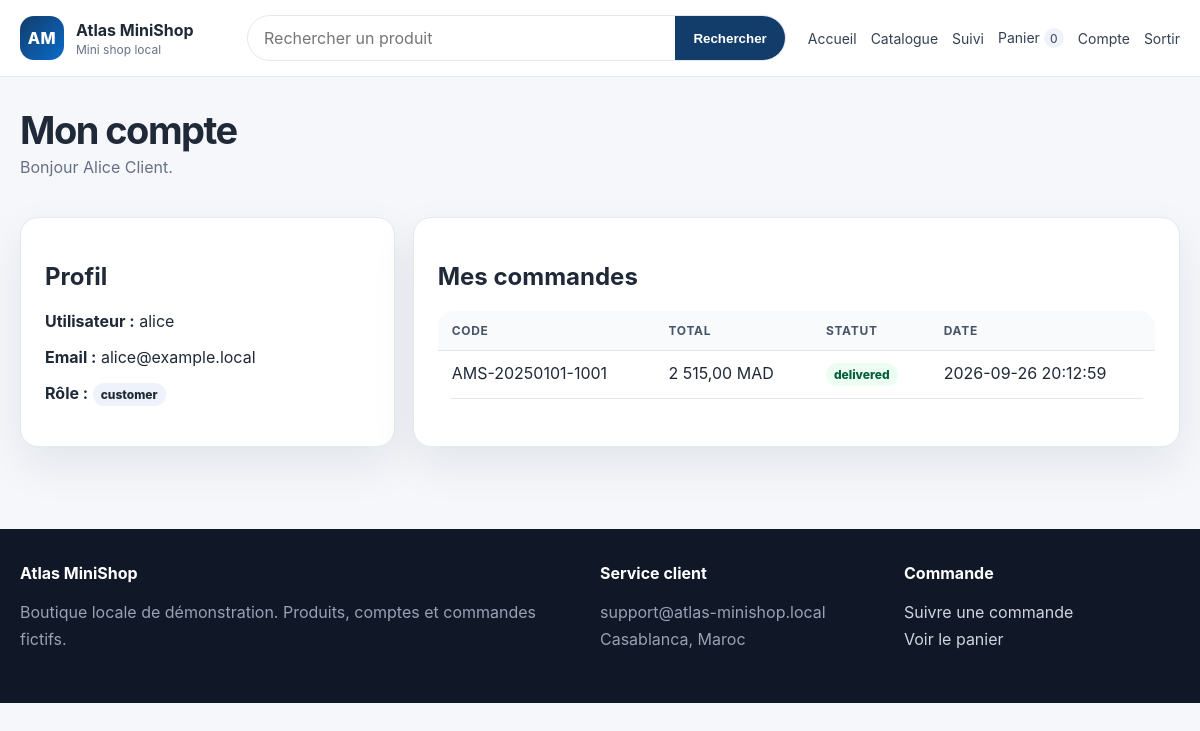
The app's page /account.php (signed in) with its own data.
### tables this page shows
CREATE TABLE orders (
    id INT AUTO_INCREMENT PRIMARY KEY,
    order_code VARCHAR(60) NOT NULL UNIQUE,
    user_id INT NULL,
    customer_name VARCHAR(180) NOT NULL,
    email VARCHAR(180) NOT NULL,
    phone VARCHAR(50) NOT NULL,
    address TEXT NOT NULL,
    notes TEXT,
    total_amount DECIMAL(10,2) NOT NULL,
    status ENUM('processing', 'shipped', 'delivered', 'cancelled') NOT NULL DEFAULT 'processing',
    created_at DATETIME NOT NULL DEFAULT CURRENT_TIMESTAMP,
    CONSTRAINT fk_orders_user FOREIGN KEY (user_id) REFERENCES users(id) ON DELETE SET NULL
);

### includes/helpers.php (called while the page is built, shortened)
<?php
require_once __DIR__ . '/../config/db.php';
function e($value): string
{
    return htmlspecialchars((string)$value, ENT_QUOTES, 'UTF-8');
}
function money($value): string
{
    return number_format((float)$value, 2, ',', ' ') . ' MAD';
}
function current_user(): ?array
{
    return $_SESSION['user'] ?? null;
}
    ?>

### config/db.php (called while the page is built, shortened)
<?php
$conn = mysqli_connect(DB_HOST, DB_USER, DB_PASS, DB_NAME, DB_PORT);
mysqli_set_charset($conn, 'utf8mb4');
mysqli_query($conn, "SET time_zone='+00:00'");
function db_query(string $sql)
{
    global $conn;
    $result = mysqli_query($conn, $sql);
    return $result;
}
function db_all(string $sql): array
{
    $rows = [];
    $result = db_query($sql);
    if ($result) {
        while ($row = mysqli_fetch_assoc($result)) {
            $rows[] = $row;
        }
    }
    return $rows;
}

### account.php (the view, shortened to what this page needs)
<?php
require_once __DIR__ . '/includes/header.php';
$user = current_user();
$orders = db_all("SELECT id, order_code, total_amount, status, created_at
                  FROM orders
                  WHERE user_id = " . $user['id'] . "
                  ORDER BY created_at DESC");
?>
<section class="page-title">
    <div class="container">
        <h1>Mon compte</h1>
        <p>Bonjour <?= e($user['full_name']) ?>.</p>
    </div>
</section>
<section class="section">
    <div class="container grid-3">
        <div class="panel">
            <h2>Profil</h2>
            <p><strong>Utilisateur :</strong> <?= e($user['username']) ?></p>
            <p><strong>Email :</strong> <?= e($user['email']) ?></p>
            <p><strong>Rôle :</strong> <span class="badge"><?= e($user['role']) ?></span></p>
        </div>
        <div class="panel" style="grid-column: span 2;">
            <h2>Mes commandes</h2>
            <?php if (!$orders): ?>
                <p>Aucune commande enregistrée.</p>
            <?php else: ?>
                <table class="table">
                    <thead><tr><th>Code</th><th>Total</th><th>Statut</th><th>Date</th></tr></thead>
                    <tbody>
                    <?php foreach ($orders as $order): ?>
                        <tr>
                            <td><a href="track_order.php?code=<?= e($order['order_code']) ?>"><?= e($order['order_code']) ?></a></td>
                            <td><?= money($order['total_amount']) ?></td>
                            <td><span class="badge badge-ok"><?= e($order['status']) ?></span></td>
                            <td><?= e($order['created_at']) ?></td>
                        </tr>
                    <?php endforeach; ?>
                    </tbody>
                </table>
            <?php endif; ?>
        </div>
    </div>
</section>
<?php require_once __DIR__ . '/includes/footer.php'; ?>

### assets/css/style.css (style rules this page uses)
:root { --bg: #f5f7fb; --surface: #ffffff; --surface-2: #eef3fb; --text: #1f2937; --muted: #667085; --line: #e4e7ec; --brand: #123c69; --brand-2: #0b6bcb; --accent: #0f9f6e; --danger: #b42318; --warning: #b54708; --shadow: 0 18px 45px rgba(15, 23, 42, .08); --radius: 18px; }
* { box-sizing: border-box; }
body { margin: 0; font-family: Inter, ui-sans-serif, system-ui, -apple-system, BlinkMacSystemFont, "Segoe UI", sans-serif; background: var(--bg); color: var(--text); }
a { color: inherit; text-decoration: none; }
.container { width: min(1160px, calc(100% - 32px)); margin: 0 auto; }
h1 { font-size: clamp(34px, 4vw, 56px); line-height: 1; margin: 12px 0 16px; letter-spacing: -0.04em; }
.section { padding: 30px 0; }
.grid-3 { display: grid; grid-template-columns: repeat(3, minmax(0, 1fr)); gap: 18px; }
.panel { background: #fff; border: 1px solid var(--line); border-radius: var(--radius); padding: 24px; box-shadow: var(--shadow); }
.page-title { padding: 34px 0 10px; }
.page-title h1 { font-size: 38px; margin: 0 0 8px; }
.page-title p { margin: 0; color: var(--muted); }
.table { width: 100%; border-collapse: collapse; background: #fff; border-radius: 16px; overflow: hidden; }
.table th, .table td { padding: 12px 14px; border-bottom: 1px solid var(--line); text-align: left; vertical-align: top; }
.table th { background: #f9fafb; color: #475467; font-size: 12px; text-transform: uppercase; letter-spacing: .06em; }
.badge { display: inline-flex; padding: 4px 8px; border-radius: 999px; background: var(--surface-2); font-size: 12px; font-weight: 800; }
.badge-ok { background: #ecfdf3; color: #05603a; }

### records on screen
orders: order_code "AMS-20250101-1001", total_amount "2 515,00 MAD", status "delivered", created_at "2026-09-26 20:12:59"

### other values on screen
APP_NAME "Atlas MiniShop"
cart_count() "0"
$user['full_name'] "Alice Client"
$user['username'] "alice"
$user['email'] "alice@example.local"
$user['role'] "customer"
